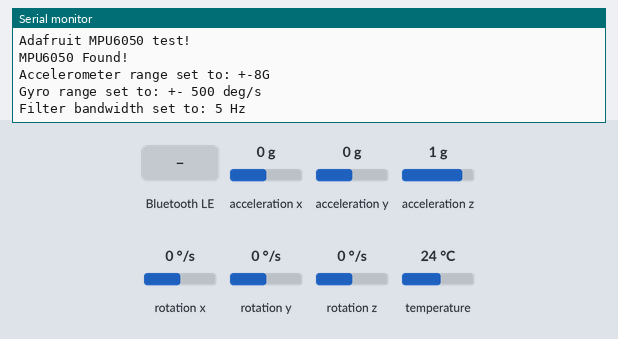
The sketch below on a simulated ESP32. Shown: the last lines printed to the serial monitor. Inputs (shaded band) come from the test bench; at power-on: acceleration x 0 g, acceleration y 0 g, acceleration z 1 g, rotation x 0 °/s, rotation y 0 °/s, rotation z 0 °/s, temperature 24 °C. Nothing arrives over Bluetooth unless stated; a phone connects over Bluetooth LE 3 s after start.

Above: at 1.2 s.
1.3 s: Bluetooth LE write "1" received
At 3.4 s:
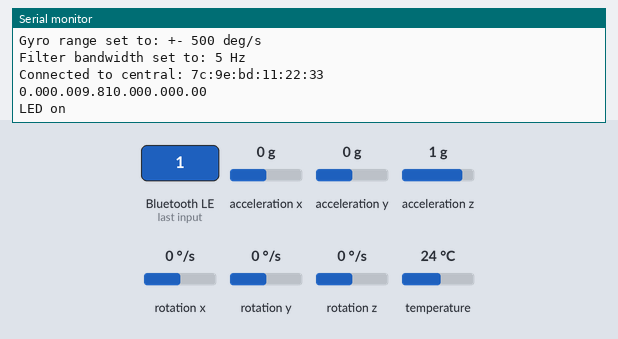
4.5 s: Bluetooth LE write "0" received
At 4.9 s:
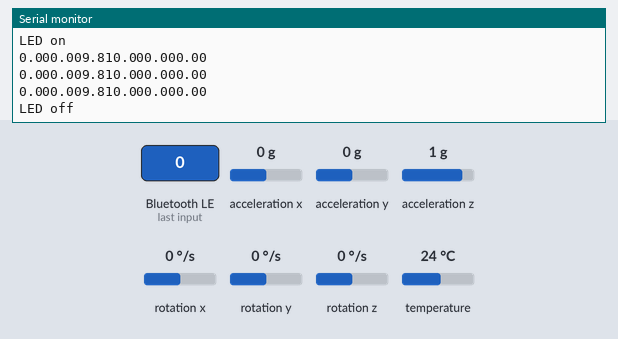
6.0 s: acceleration x set to -1.4 g
At 6.4 s:
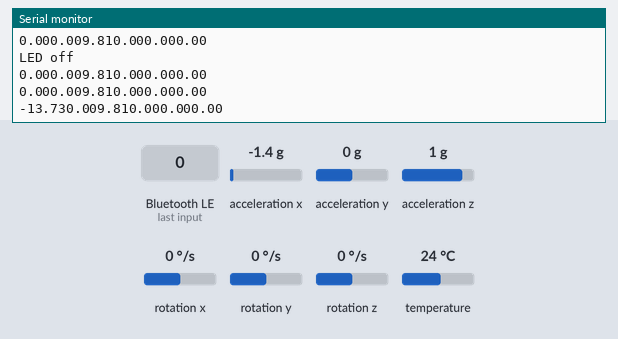
7.5 s: Bluetooth LE write "1" received
At 8.5 s:
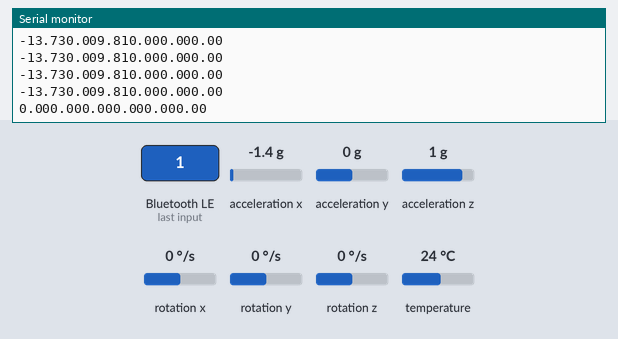
9.0 s: acceleration y set to -1.4 g
At 9.5 s:
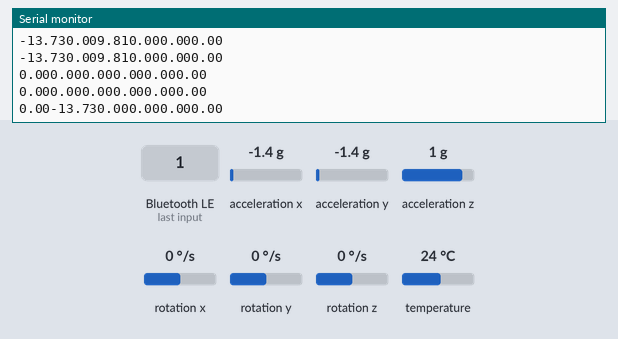
10.5 s: acceleration z set to -1.4 g
At 11.0 s:
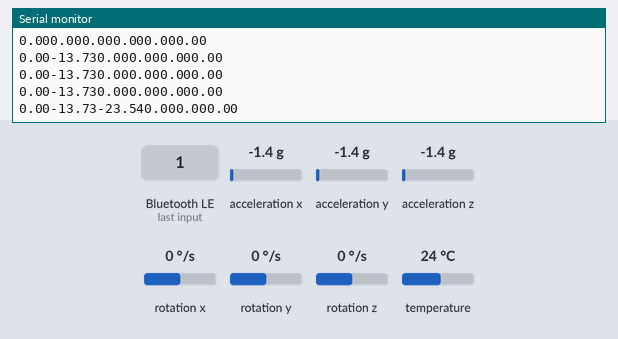
Timing chart, 0 to 13.0 s (numbered marks = the images above; inputs shaded):
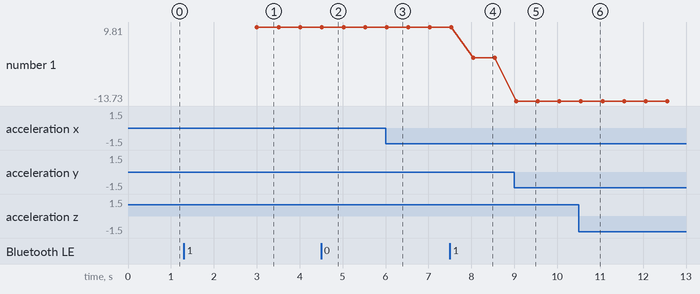

The sketch:

v2may2.ino
```cpp
#include <ArduinoBLE.h>
#include <Adafruit_MPU6050.h>
#include <Adafruit_Sensor.h>
#include <Wire.h>
#include <stdio.h>

#define NUMBYTESFROMACC 24
#define NUMVALUESFROMACC 6

BLEService sensorService("19b10010-e8f2-537e-4f6c-d104768a1214"); // create service

BLEByteCharacteristic switchCharacteristic("19b10011-e8f2-537e-4f6c-d104768a1214", BLERead | BLEWrite); // create characteristic
BLECharacteristic sendSensorChars("19b10011-e8f2-537e-4f6c-d104768a1215", BLERead | BLENotify, NUMBYTESFROMACC);
BLEByteCharacteristic calibrateCharacteristic("19b10011-e8f2-537e-4f6c-d104768a1216", BLERead | BLEWrite); // Tell measurements to calibrate

Adafruit_MPU6050 mpu;

//const int LED{17};

float sensorOffset[NUMVALUESFROMACC] = {0};

float testingValues[NUMVALUESFROMACC] = { 8.88, 9.99, 10.10, 6.66, 4.20, 21.21};
byte byteArray[NUMBYTESFROMACC];

void setup() {
  Serial.begin(9600);
  while (!Serial);

  //pinMode(LED, OUTPUT);

  /*************** SETTING UP THE BLE MODE *******************/
  // begin initialization
  if (!BLE.begin()) {
    Serial.println("Starting BLE failed!");
    while (1);
  }

  // set advertised local name and service UUID
  BLE.setLocalName("SnowboardSensorFront");
  BLE.setAdvertisedService(sensorService);
  BLE.setAdvertisingInterval(62);

  // TODO: REMOVE WHEN DONE
  sensorService.addCharacteristic(switchCharacteristic);

  // Main Characteristics
  sensorService.addCharacteristic(sendSensorChars);
  sensorService.addCharacteristic(calibrateCharacteristic);

  // add service
  BLE.addService(sensorService);
  // set the initial value for the characteristics
  switchCharacteristic.writeValue(0);
  calibrateCharacteristic.writeValue(0);

  byte sensorData[24] = {0x00};

  sendSensorChars.writeValue(sensorData, sizeof(sensorData));

  // start advertising
  BLE.advertise();

  /*************** SETTING UP THE ACCELEROMETER SENSORS *******************/
  Serial.println("Adafruit MPU6050 test!");

  // Try to initialize!
  if (!mpu.begin()) {
    Serial.println("Failed to find MPU6050 chip");
    while (1) {
      delay(10);
    }
  }
  Serial.println("MPU6050 Found!");

  mpu.setAccelerometerRange(MPU6050_RANGE_8_G);
  Serial.print("Accelerometer range set to: ");
  switch (mpu.getAccelerometerRange()) {
  case MPU6050_RANGE_2_G:
    Serial.println("+-2G");
    break;
  case MPU6050_RANGE_4_G:
    Serial.println("+-4G");
    break;
  case MPU6050_RANGE_8_G:
    Serial.println("+-8G");
    break;
  case MPU6050_RANGE_16_G:
    Serial.println("+-16G");
    break;
  }
  mpu.setGyroRange(MPU6050_RANGE_500_DEG);
  Serial.print("Gyro range set to: ");
  switch (mpu.getGyroRange()) {
  case MPU6050_RANGE_250_DEG:
    Serial.println("+- 250 deg/s");
    break;
  case MPU6050_RANGE_500_DEG:
    Serial.println("+- 500 deg/s");
    break;
  case MPU6050_RANGE_1000_DEG:
    Serial.println("+- 1000 deg/s");
    break;
  case MPU6050_RANGE_2000_DEG:
    Serial.println("+- 2000 deg/s");
    break;
  }

  mpu.setFilterBandwidth(MPU6050_BAND_5_HZ);
  Serial.print("Filter bandwidth set to: ");
  switch (mpu.getFilterBandwidth()) {
  case MPU6050_BAND_260_HZ:
    Serial.println("260 Hz");
    break;
  case MPU6050_BAND_184_HZ:
    Serial.println("184 Hz");
    break;
  case MPU6050_BAND_94_HZ:
    Serial.println("94 Hz");
    break;
  case MPU6050_BAND_44_HZ:
    Serial.println("44 Hz");
    break;
  case MPU6050_BAND_21_HZ:
    Serial.println("21 Hz");
    break;
  case MPU6050_BAND_10_HZ:
    Serial.println("10 Hz");
    break;
  case MPU6050_BAND_5_HZ:
    Serial.println("5 Hz");
    break;
  }
}

void loop() {
  // listen for BLE peripherals to connect:
  BLEDevice central = BLE.central();

  // if a central is connected to peripheral:
  if (central) {
    Serial.print("Connected to central: ");
    Serial.println(central.address());

    // while the central is still connected to peripheral:
    while (central.connected()) {
      /* Get new sensor events with the readings */
      sensors_event_t a, g, temp;
      mpu.getEvent(&a, &g, &temp);

      // accelerometer/gyroscope readings
      // (accounting for their offset)
      float sensorValues[NUMVALUESFROMACC] = {
        // m/s^2
        a.acceleration.x - sensorOffset[0],
        a.acceleration.y - sensorOffset[1],
        a.acceleration.z - sensorOffset[2],
        // Rotation - rad/s
        g.gyro.x - sensorOffset[3],
        g.gyro.y - sensorOffset[4],
        g.gyro.z - sensorOffset[5]
      };

      // Convert the float array to a byte array
      for(int i = 0; i < NUMVALUESFROMACC; i++) {
        memcpy(&byteArray[i * sizeof(float)], &testingValues[i], sizeof(float));
        Serial.print(sensorValues[i]);
      }
      Serial.print("\n");

      sendSensorChars.writeValue(byteArray,sizeof(byteArray));
      //sendSensorChars.writeValue(sensorData, sizeof(sensorData));

      // TODO : REMOVE WHEN DONE
      if (switchCharacteristic.written()) {
        if (switchCharacteristic.value()) {
          Serial.println("LED on");
          //digitalWrite(LED, HIGH);

        } else {
          Serial.println("LED off");
          //digitalWrite(LED, LOW);
        }
      }
      if (calibrateCharacteristic.written()) {
        if (calibrateCharacteristic.value()) {
          sensorOffset[0] = a.acceleration.x;
          sensorOffset[1] = a.acceleration.y;
          sensorOffset[2] = a.acceleration.z;
          sensorOffset[3] = g.acceleration.x;
          sensorOffset[4] = g.acceleration.y;
          sensorOffset[5] = g.acceleration.z;
          calibrateCharacteristic.writeValue(2); // Calibration Done Flag is 0x02
        } else {
          // Do nothing
        }
      }
      delay(500);
    }

    // central disconnected
    Serial.print("Disconnected from central: ");
    Serial.println(central.address());
  }
}
```

Measured:
- after the input at 1.3 s, the serial monitor: prints a new line after 1.7 s (image 1)
- after the input at 4.5 s, the serial monitor: prints a new line at once (image 2)
- after the input at 6.0 s, the serial monitor: prints a new line at once (image 3)
- after the input at 7.5 s, the serial monitor: prints a new line after 0.54 s (image 4)
- after the input at 9.0 s, the serial monitor: prints a new line at once (image 5)
- after the input at 10.5 s, the serial monitor: prints a new line after 0.05 s (image 6)
